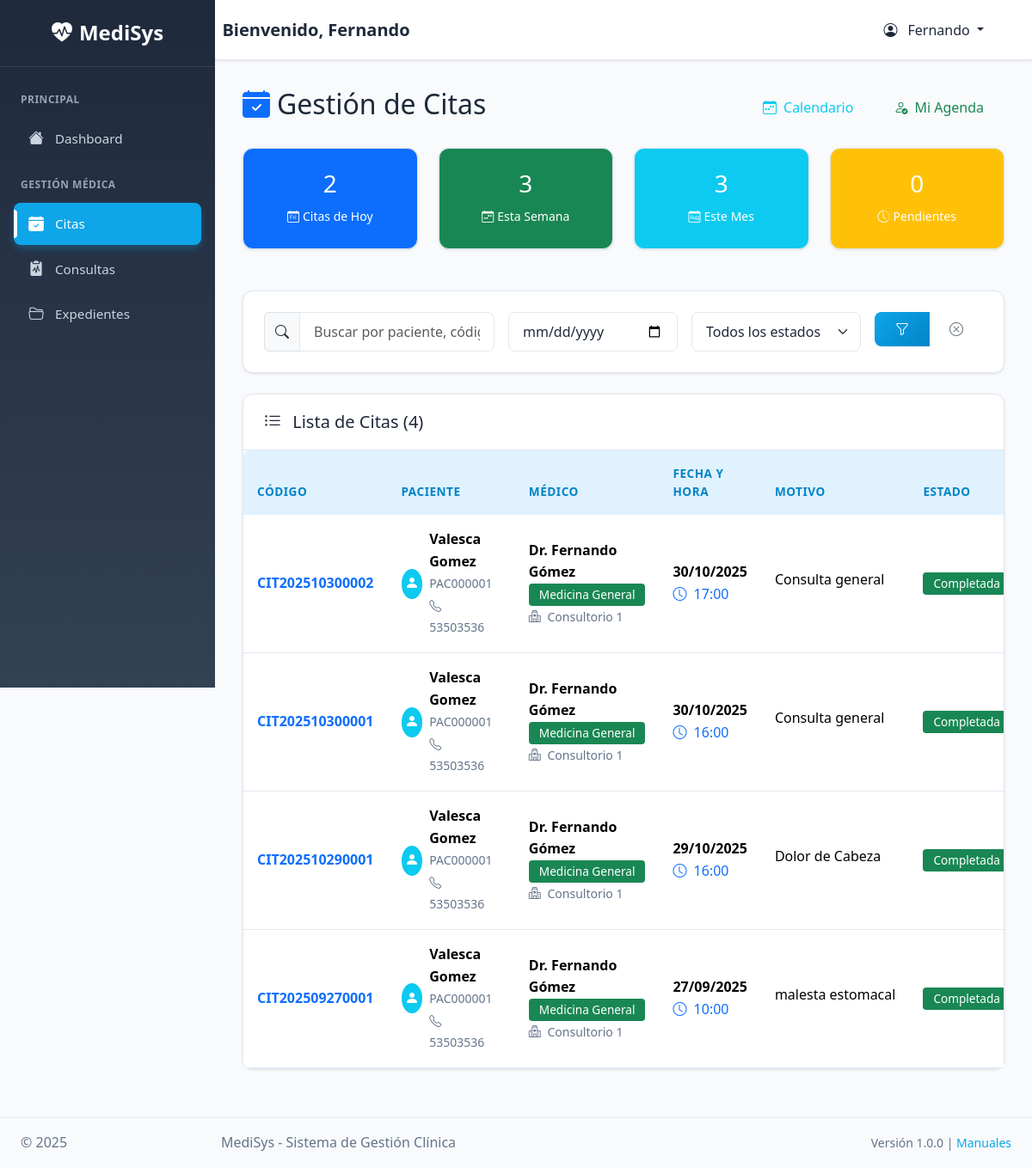
Page /citas (signed in) on the committed database.
### tables this page shows
CREATE TABLE `citas` (
  `id` int(11) NOT NULL,
  `codigo_cita` varchar(20) DEFAULT NULL,
  `paciente_id` int(11) NOT NULL,
  `medico_id` int(11) NOT NULL,
  `usuario_registro_id` int(11) NOT NULL,
  `fecha_cita` date NOT NULL,
  `hora_cita` time NOT NULL,
  `motivo_consulta` varchar(255) NOT NULL,
  `notas` text DEFAULT NULL,
  `estado` enum('programada','confirmada','en_curso','completada','cancelada','no_asistio') DEFAULT 'programada',
  `costo` decimal(10,2) DEFAULT 0.00,
  `observaciones` text DEFAULT NULL,
  `created_at` datetime DEFAULT current_timestamp(),
  `updated_at` datetime DEFAULT current_timestamp() ON UPDATE current_timestamp()
);

CREATE TABLE `pacientes` (
  `id` int(11) NOT NULL,
  `codigo_paciente` varchar(20) DEFAULT NULL,
  `nombre` varchar(50) NOT NULL,
  `apellidos` varchar(100) NOT NULL,
  `fecha_nacimiento` date NOT NULL,
  `genero` enum('M','F','Otro') NOT NULL,
  `tipo_sangre` enum('A+','A-','B+','B-','AB+','AB-','O+','O-') DEFAULT NULL,
  `email` varchar(255) DEFAULT NULL,
  `telefono` varchar(20) DEFAULT NULL,
  `celular` varchar(20) DEFAULT NULL,
  `direccion` text DEFAULT NULL,
  `ciudad` varchar(100) DEFAULT NULL,
  `dpi` varchar(20) DEFAULT NULL,
  `contacto_emergencia` varchar(100) DEFAULT NULL,
  `telefono_emergencia` varchar(20) DEFAULT NULL,
  `seguro_medico` varchar(100) DEFAULT NULL,
  `numero_seguro` varchar(50) DEFAULT NULL,
  `alergias` text DEFAULT NULL,
  `medicamentos_actuales` text DEFAULT NULL,
  `enfermedades_cronicas` text DEFAULT NULL,
  `observaciones` text DEFAULT NULL,
  `imagen` varchar(255) DEFAULT NULL,
  `is_active` tinyint(1) NOT NULL DEFAULT 1,
  `created_at` datetime DEFAULT current_timestamp(),
  `updated_at` datetime DEFAULT current_timestamp() ON UPDATE current_timestamp()
);

CREATE TABLE `especialidades` (
  `id` int(11) NOT NULL,
  `nombre` varchar(100) NOT NULL,
  `descripcion` text DEFAULT NULL,
  `is_active` tinyint(1) NOT NULL DEFAULT 1,
  `created_at` datetime DEFAULT current_timestamp()
);

CREATE TABLE `medicos` (
  `id` int(11) NOT NULL,
  `usuario_id` int(11) NOT NULL,
  `cedula_profesional` varchar(50) NOT NULL,
  `especialidad_id` int(11) NOT NULL,
  `experiencia_anos` int(11) DEFAULT 0,
  `consultorio` varchar(50) DEFAULT NULL,
  `horario_inicio` time DEFAULT '08:00:00',
  `horario_fin` time DEFAULT '17:00:00',
  `dias_atencion` set('lunes','martes','miercoles','jueves','viernes','sabado','domingo') DEFAULT 'lunes,martes,miercoles,jueves,viernes',
  `costo_consulta` decimal(10,2) DEFAULT 0.00,
  `observaciones` text DEFAULT NULL,
  `is_active` tinyint(1) NOT NULL DEFAULT 1,
  `created_at` datetime DEFAULT current_timestamp(),
  `updated_at` datetime DEFAULT current_timestamp() ON UPDATE current_timestamp()
);

### app/Vistas/citas/index.php (the view, shortened to what the rows shown need)
<div class="d-flex justify-content-between align-items-center mb-4">
    <h2><i class="bi bi-calendar-check-fill text-primary me-2"></i>Gestión de Citas</h2>
</div>
<div class="card">
    <div class="card-body p-0">
        <?php if (empty($citas ?? [])): ?>
            <div class="text-center py-5">
                <i class="bi bi-calendar-x display-1 text-muted"></i>
                <h4 class="mt-3 text-muted">No se encontraron citas</h4>
                <p class="text-muted">
                    <?php if ($search || $fecha || $estado): ?>
                        Intenta ajustar los filtros de búsqueda
                    <?php else: ?>
                        No hay citas registradas en el sistema
                    <?php endif; ?>
                </p>
                <?php if (Auth::hasRole('administrador') || Auth::hasRole('secretario')): ?>
                    <a href="<?= Router::url('citas/crear') ?>" class="btn btn-primary">
                        <i class="bi bi-calendar-plus me-2"></i>Programar Primera Cita
                    </a>
                <?php endif; ?>
            </div>
        <?php else: ?>
            <div class="table-responsive">
                <table class="table table-hover mb-0">
                    <thead>
                        <tr>
                            <th>Código</th>
                            <th>Paciente</th>
                            <th>Médico</th>
                            <th>Fecha y Hora</th>
                            <th>Motivo</th>
                            <th>Estado</th>
                        </tr>
                    </thead>
                    <tbody>
                        <?php foreach ($citas as $cita): ?>
                            <tr>
                                <td>
                                    <strong class="text-primary">
                                        <?= htmlspecialchars($cita['codigo_cita'] ?? 'N/A') ?>
                                    </strong>
                                </td>
                                <td>
                                    <div class="d-flex align-items-center">
                                        <div class="avatar-sm bg-info text-white rounded-circle d-flex align-items-center justify-content-center me-2" style="width: 35px; height: 35px;">
                                            <i class="bi bi-person-fill"></i>
                                        </div>
                                        <div>
                                            <strong><?= htmlspecialchars($cita['paciente_nombre'] ?? 'N/A') ?></strong>
                                            <?php if (!empty($cita['codigo_paciente'])): ?>
                                                <br><small class="text-muted">
                                                    <?= htmlspecialchars($cita['codigo_paciente']) ?>
                                                </small>
                                            <?php endif; ?>
                                            <?php if (!empty($cita['paciente_telefono'])): ?>
                                                <br><small class="text-muted">
                                                    <i class="bi bi-telephone me-1"></i>
                                                    <?= htmlspecialchars($cita['paciente_telefono']) ?>
                                                </small>
                                            <?php endif; ?>
                                        </div>
                                    </div>
                                </td>
                                <td>
                                    <strong>Dr. <?= htmlspecialchars($cita['medico_nombre'] ?? 'N/A') ?></strong>
                                    <?php if (!empty($cita['especialidad'])): ?>
                                        <br><span class="badge bg-success">
                                            <?= htmlspecialchars($cita['especialidad']) ?>
                                        </span>
                                    <?php endif; ?>
                                    <?php if (!empty($cita['consultorio'])): ?>
                                        <br><small class="text-muted">
                                            <i class="bi bi-hospital me-1"></i>
                                            <?= htmlspecialchars($cita['consultorio']) ?>
                                        </small>
                                    <?php endif; ?>
                                </td>
                                <td>
                                    <strong>
                                        <?php
                                        if (!empty($cita['fecha_cita'])) {
                                            $fecha = new DateTime($cita['fecha_cita']);
                                            echo $fecha->format('d/m/Y');
                                        } else {
                                            echo 'N/A';
                                        }
                                        ?>
                                    </strong>
                                    <br>
                                    <span class="text-primary">
                                        <i class="bi bi-clock me-1"></i>
                                        <?php
                                        if (!empty($cita['hora_cita'])) {
                                            $hora = new DateTime($cita['hora_cita']);
                                            echo $hora->format('H:i');
                                        } else {
                                            echo 'N/A';
                                        }
                                        ?>
                                    </span>
                                </td>
                                <td>
                                    <span class="text-truncate d-inline-block" style="max-width: 150px;"
                                          title="<?= htmlspecialchars($cita['motivo_consulta'] ?? '') ?>">
                                        <?= htmlspecialchars($cita['motivo_consulta'] ?? 'Sin motivo') ?>
                                    </span>
                                </td>
                                <td>
                                    <?php
                                    $badgeClass = match($cita['estado'] ?? 'programada') {
                                        'programada' => 'bg-secondary',
                                        'confirmada' => 'bg-primary',
                                        'en_curso' => 'bg-warning text-dark',
                                        'completada' => 'bg-success',
                                        'cancelada' => 'bg-danger',
                                        'no_asistio' => 'bg-dark',
                                        default => 'bg-secondary'
                                    };
                                    ?>
                                    <span class="badge <?= $badgeClass ?>">
                                        <?= ucfirst(str_replace('_', ' ', $cita['estado'] ?? 'programada')) ?>
                                    </span>
                                </td>
                            </tr>
                        <?php endforeach; ?>
                    </tbody>
                </table>
            </div>
        <?php endif; ?>
    </div>
</div>

### rows in the picture
citas: codigo_cita "CIT202510300002", paciente_nombre "Valesca Gomez", paciente.codigo_paciente "PAC000001", paciente.telefono "53503536", medico_nombre "Fernando Gómez", especialidades.nombre "Medicina General", medico.consultorio "Consultorio 1", fecha_cita "30/10/2025", hora_cita "17:00", motivo_consulta "Consulta general", estado "Completada"
citas: codigo_cita "CIT202510300001", paciente_nombre "Valesca Gomez", paciente.codigo_paciente "PAC000001", paciente.telefono "53503536", medico_nombre "Fernando Gómez", especialidades.nombre "Medicina General", medico.consultorio "Consultorio 1", fecha_cita "30/10/2025", hora_cita "16:00", motivo_consulta "Consulta general", estado "Completada"
citas: codigo_cita "CIT202510290001", paciente_nombre "Valesca Gomez", paciente.codigo_paciente "PAC000001", paciente.telefono "53503536", medico_nombre "Fernando Gómez", especialidades.nombre "Medicina General", medico.consultorio "Consultorio 1", fecha_cita "29/10/2025", hora_cita "16:00", motivo_consulta "Dolor de Cabeza", estado "Completada"
citas: codigo_cita "CIT202509270001", paciente_nombre "Valesca Gomez", paciente.codigo_paciente "PAC000001", paciente.telefono "53503536", medico_nombre "Fernando Gómez", especialidades.nombre "Medicina General", medico.consultorio "Consultorio 1", fecha_cita "27/09/2025", hora_cita "10:00", motivo_consulta "malesta estomacal", estado "Completada"

### other values in the picture
$current_user['nombre'] "Fernando"
$stats['hoy'] "2"
$stats['semana'] "3"
$stats['mes'] "3"
count($citas ?? []) "4"
